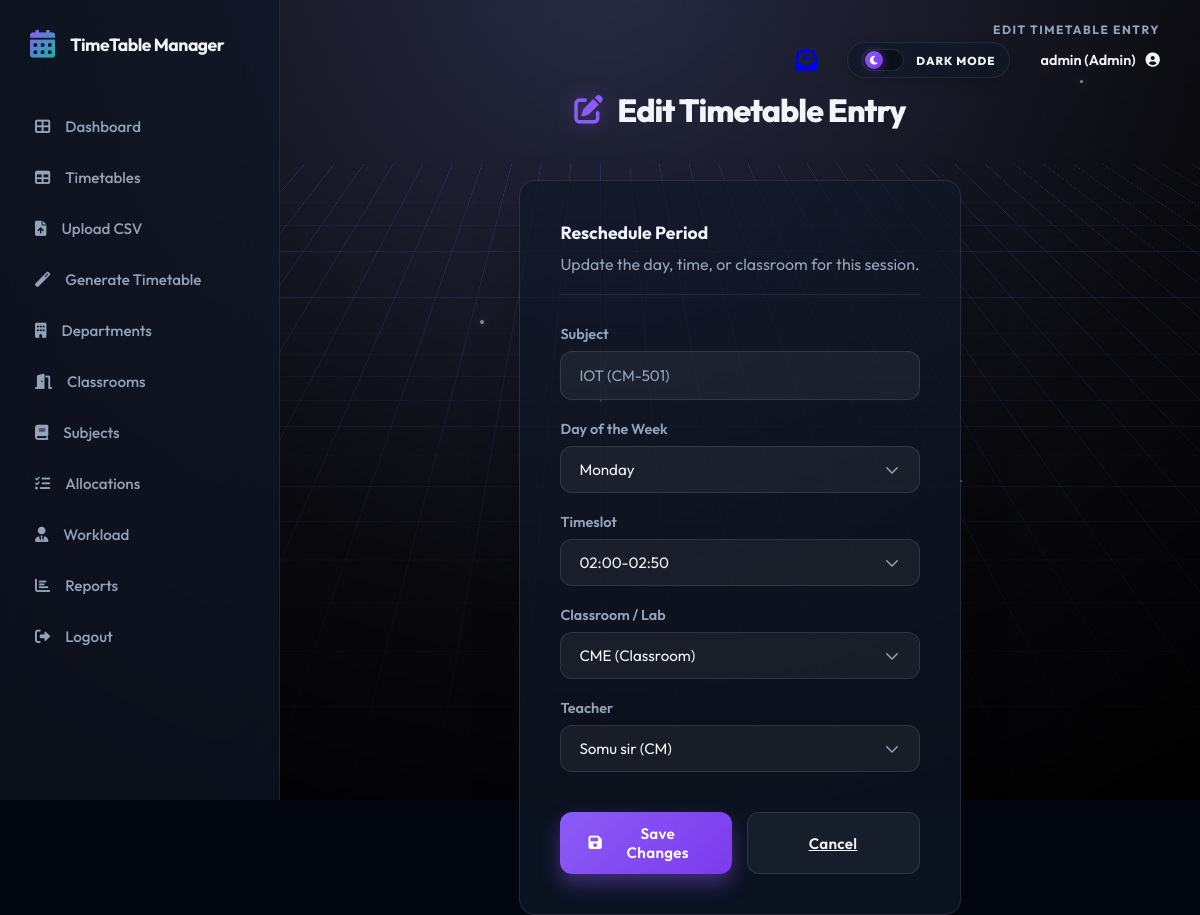
/timetable/edit/16 (signed in), run on an earlier commit of the app's database.
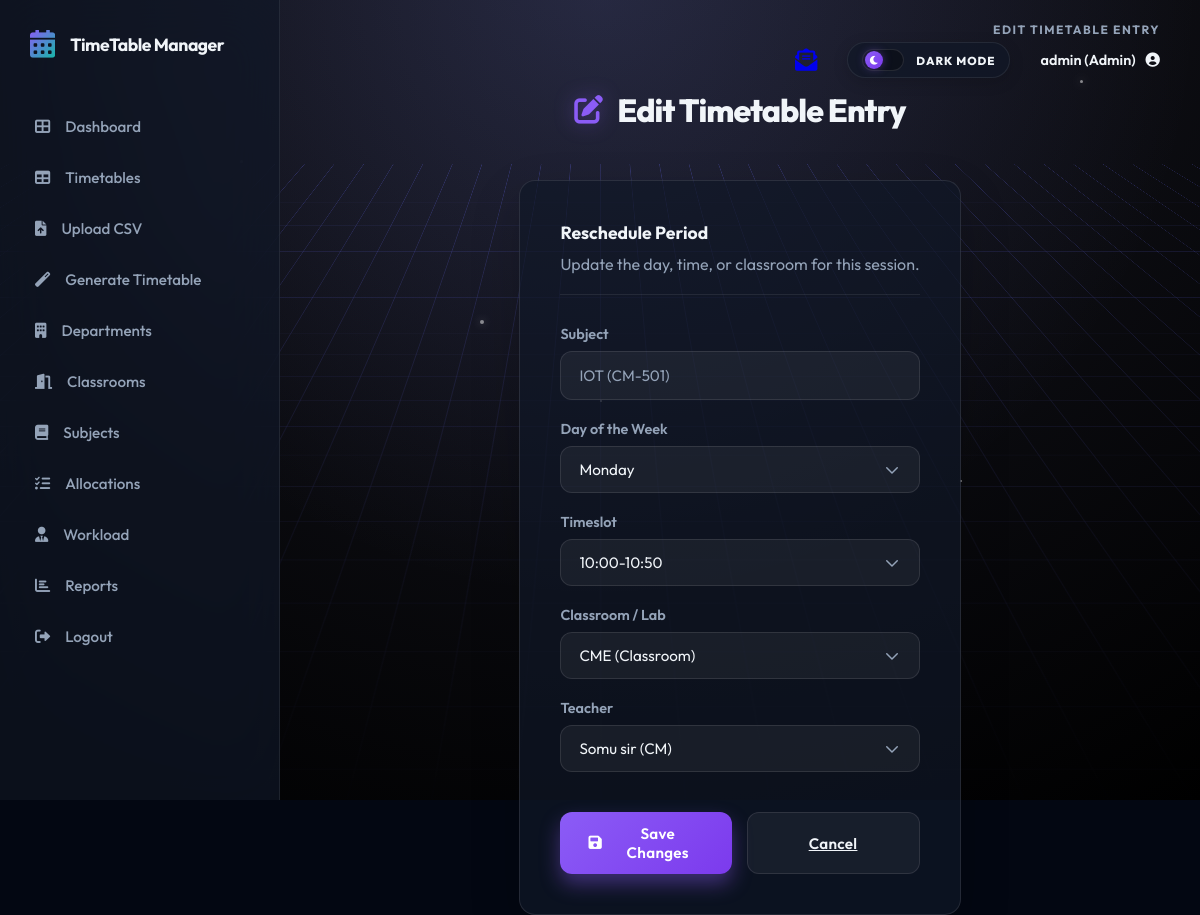
And on a later commit of the database.
### models.py (models this page shows)
class User(db.Model, UserMixin):
    id = db.Column(db.Integer, primary_key=True)
    username = db.Column(db.String(80), unique=True, nullable=False)
    password = db.Column(db.String(120), nullable=False)
    role = db.Column(db.String(20), nullable=False, default='student')
    dept_id = db.Column(db.Integer, db.ForeignKey('department.id'), nullable=True)
    teacher_id = db.Column(db.Integer, db.ForeignKey('teacher.id'), nullable=True)
    department = db.relationship('Department', backref='users', lazy=True)
    teacher_profile = db.relationship('Teacher', backref='user_account', uselist=False, lazy=True)

class Course(db.Model):
    id = db.Column(db.Integer, primary_key=True)
    name = db.Column(db.String(100), nullable=False)
    code = db.Column(db.String(20), nullable=False)
    dept_id = db.Column(db.Integer, db.ForeignKey('department.id'), nullable=False)
    type = db.Column(db.String(20), nullable=False, default='Theory')
    hours_per_week = db.Column(db.Integer, nullable=False)
    allocations = db.relationship('Allocation', backref='course', lazy=True, cascade="all, delete-orphan")
    timetable_entries = db.relationship('TimetableEntry', backref='course', lazy=True, cascade="all, delete-orphan")

class TimetableEntry(db.Model):
    id = db.Column(db.Integer, primary_key=True)
    day = db.Column(db.String(10), nullable=False)
    timeslot = db.Column(db.String(20), nullable=False)
    dept_id = db.Column(db.Integer, db.ForeignKey('department.id'), nullable=False)
    course_id = db.Column(db.Integer, db.ForeignKey('course.id'), nullable=False)
    teacher_id = db.Column(db.Integer, db.ForeignKey('teacher.id'), nullable=False)
    classroom_id = db.Column(db.Integer, db.ForeignKey('classroom.id'), nullable=False)

class Classroom(db.Model):
    id = db.Column(db.Integer, primary_key=True)
    name = db.Column(db.String(50), unique=True, nullable=False)
    capacity = db.Column(db.Integer, nullable=False)
    type = db.Column(db.String(20), nullable=False, default='Classroom')
    timetable_entries = db.relationship('TimetableEntry', backref='classroom', lazy=True, cascade="all, delete-orphan")

class Teacher(db.Model):
    id = db.Column(db.Integer, primary_key=True)
    name = db.Column(db.String(100), nullable=False)
    email = db.Column(db.String(120), unique=True, nullable=True)
    dept_id = db.Column(db.Integer, db.ForeignKey('department.id'), nullable=True)
    workload_limit = db.Column(db.Integer, default=20)
    allocations = db.relationship('Allocation', backref='teacher', lazy=True, cascade="all, delete-orphan")
    timetable_entries = db.relationship('TimetableEntry', backref='teacher', lazy=True, cascade="all, delete-orphan")

### routes.py (the view, shortened to what this page needs)
@main.route('/timetable/edit/<int:id>', methods=['GET', 'POST'])
@login_required
def edit_timetable_entry(id):
    entry = TimetableEntry.query.get_or_404(id)
    if current_user.role != 'admin' and (current_user.role != 'teacher' or current_user.teacher_id != entry.teacher_id):
        flash('Access denied. You can only edit your own sessions.', 'danger')
        return redirect(url_for('main.timetable'))
    classrooms = Classroom.query.all()
    teachers = Teacher.query.all() # Only used by admins
    return render_template('edit_timetable_entry.html',
                           entry=entry,
                           days=DAYS,
                           time_slots=TIMESLOTS,
                           classrooms=classrooms,
                           teachers=teachers)

### app.py (called while the page is built)
@login_manager.user_loader
def load_user(user_id):
    return User.query.get(int(user_id))

@app.context_processor
def inject_unread_count():
    from flask_login import current_user
    from models import Message
    if current_user.is_authenticated:
        count = Message.query.filter_by(recipient_id=current_user.id, is_read=False).count()
        return dict(unread_count=count)
    return dict(unread_count=0)

### templates/edit_timetable_entry.html
{% extends 'base.html' %}
{% block icon %}<i class="fas fa-edit"></i>{% endblock %}
{% block title %}Edit Timetable Entry{% endblock %}
{% block content %}
<div class="card" style="max-width: 600px; margin: 0 auto; padding: 40px;">
    <div class="card-header" style="margin-bottom: 30px;">
        <h3 style="margin: 0; color: var(--dark); font-weight: 700;">
            Reschedule Period
        </h3>
        <p style="color: var(--text-muted); margin-top: 10px;">Update the day, time, or classroom for this session.</p>
    </div>
    <form action="{{ url_for('main.edit_timetable_entry', id=entry.id) }}" method="POST">
        <div class="form-group">
            <label class="form-label">Subject</label>
            <input type="text" class="form-control" value="{{ entry.course.name }} ({{ entry.course.code }})" disabled
                style="background: rgba(255,255,255,0.05); color: var(--text-muted);">
        </div>
        <div class="form-group" style="margin-top: 20px;">
            <label class="form-label">Day of the Week</label>
            <select name="day" class="form-control" required>
                {% for day in days %}
                <option value="{{ day }}" {% if day==entry.day %}selected{% endif %}>{{ day }}</option>
                {% endfor %}
            </select>
        </div>
        <div class="form-group" style="margin-top: 20px;">
            <label class="form-label">Timeslot</label>
            <select name="timeslot" class="form-control" required>
                {% for slot in time_slots %}
                <option value="{{ slot }}" {% if slot==entry.timeslot %}selected{% endif %}>{{ slot }}</option>
                {% endfor %}
            </select>
        </div>
        <div class="form-group" style="margin-top: 20px;">
            <label class="form-label">Classroom / Lab</label>
            <select name="classroom_id" class="form-control" required>
                {% for room in classrooms %}
                <option value="{{ room.id }}" {% if room.id==entry.classroom_id %}selected{% endif %}>
                    {{ room.name }} ({{ room.type }})
                </option>
                {% endfor %}
            </select>
        </div>
        {% if current_user.role == 'admin' %}
        <div class="form-group" style="margin-top: 20px;">
            <label class="form-label">Teacher</label>
            <select name="teacher_id" class="form-control" required>
                {% for teacher in teachers %}
                <option value="{{ teacher.id }}" {% if teacher.id==entry.teacher_id %}selected{% endif %}>
                    {{ teacher.name }} ({{ teacher.department.code if teacher.department else 'N/A' }})
                </option>
                {% endfor %}
            </select>
        </div>
        {% else %}
        <input type="hidden" name="teacher_id" value="{{ entry.teacher_id }}">
        {% endif %}
        <div style="display: flex; gap: 15px; margin-top: 40px;">
            <button type="submit" class="btn btn-primary" style="flex: 1; justify-content: center;">
                <i class="fas fa-save"></i> Save Changes
            </button>
            <a href="{{ url_for('main.timetable') }}" class="btn btn-light" style="flex: 1; justify-content: center;">
                Cancel
            </a>
        </div>
    </form>
</div>
{% endblock %}

### templates/base.html (shortened to what this page needs)
<!DOCTYPE html>
<html lang="en">
<head>
    <link rel="stylesheet" href="{{ url_for('static', filename='css/style.css') }}">
    <link rel="stylesheet" href="https://cdnjs.cloudflare.com/ajax/libs/font-awesome/6.0.0/css/all.min.css">
</head>
<body>
    <div class="cyber-grid-container">
        <div class="cyber-glow"></div>
        <div class="floating-particles">
            <i></i><i></i><i></i><i></i><i></i><i></i>
        </div>
    </div>
    {% set is_auth = request.endpoint in ['main.login', 'main.register', 'main.register_student',
    'main.register_teacher'] %}
    <div class="{{ 'app-wrapper' if not is_auth else '' }}">
        {% if not is_auth %}
        <aside class="sidebar" id="appSidebar">
            <div class="sidebar-header">
                <i class="fas fa-calendar-alt"></i>
                <h2>TimeTable Manager</h2>
            </div>
            <ul class="sidebar-nav">
                <li class="nav-item {% if request.endpoint == 'main.dashboard' %}active{% endif %}">
                    <a href="{{ url_for('main.dashboard') }}" class="nav-link">
                        <i class="fas fa-th-large"></i> Dashboard
                    </a>
                </li>
                <li class="nav-item {% if request.endpoint == 'main.timetable' %}active{% endif %}">
                    <a href="{{ url_for('main.timetable') }}" class="nav-link">
                        <i class="fas fa-table"></i> Timetables
                    </a>
                </li>
                {% if current_user.is_authenticated and current_user.role == 'admin' %}
                <li class="nav-item {% if request.endpoint == 'main.upload_csv' %}active{% endif %}">
                    <a href="{{ url_for('main.upload_csv') }}" class="nav-link">
                        <i class="fas fa-file-upload"></i> Upload CSV
                    </a>
                </li>
                <li class="nav-item">
                    <a href="#" class="nav-link"
                        onclick="event.preventDefault(); document.getElementById('gen-form').submit();">
                        <i class="fas fa-magic"></i> Generate Timetable
                    </a>
                </li>
                {% endif %}
                <li class="nav-item {% if request.endpoint == 'main.departments' %}active{% endif %}">
                    <a href="{{ url_for('main.departments') }}" class="nav-link">
                        <i class="fas fa-building"></i> Departments
                    </a>
                </li>
                <li class="nav-item {% if request.endpoint == 'main.classrooms' %}active{% endif %}">
                    <a href="{{ url_for('main.classrooms') }}" class="nav-link">
                        <i class="fas fa-door-open"></i> Classrooms
                    </a>
                </li>
                <li class="nav-item {% if request.endpoint == 'main.courses' %}active{% endif %}">
                    <a href="{{ url_for('main.courses') }}" class="nav-link">
                        <i class="fas fa-book"></i> Subjects
                    </a>
                </li>
                {% if current_user.is_authenticated and current_user.role == 'admin' %}
                <li class="nav-item {% if request.endpoint == 'main.allocations' %}active{% endif %}">
                    <a href="{{ url_for('main.allocations') }}" class="nav-link">
                        <i class="fas fa-tasks"></i> Allocations
                    </a>
                </li>
                {% endif %}
                <li class="nav-item">
                    <a href="{{ url_for('main.teachers') }}" class="nav-link">
                        <i class="fas fa-user-tie"></i> Workload
                    </a>
                </li>
                <li class="nav-item">
                    <a href="{{ url_for('main.timetable') }}" class="nav-link">
                        <i class="fas fa-chart-bar"></i> Reports
                    </a>
                </li>
                {% if current_user.is_authenticated %}
                <li class="nav-item">
                    <a href="{{ url_for('main.logout') }}" class="nav-link">
                        <i class="fas fa-sign-out-alt"></i> Logout
                    </a>
                </li>
                {% else %}
                <li class="nav-item">
                    <a href="{{ url_for('main.login') }}" class="nav-link">
                        <i class="fas fa-sign-in-alt"></i> Login
                    </a>
                </li>
                {% endif %}
            </ul>
        </aside>
        {% endif %}
        <main class="{{ 'main-area' if not is_auth else '' }}">
            {% if not is_auth %}
            <div class="top-header">
                <div class="header-meta-group">
                    <div class="breadcrumb-mini">{{ request.endpoint.split('.')[-1].replace('_', ' ') }}</div>
                    <div class="user-controls">
                        {% if current_user.is_authenticated %}
                        <a href="{{ url_for('main.mailbox') }}" class="icon-btn nav-mailbox-link" title="Mailbox"
                            style="margin-right: 15px; position: relative;">
                            <i class="fas fa-envelope-open-text nav-mailbox-icon"></i>
                        </a>
                        <div class="mode-switcher" id="themeToggle" title="Switch Interface Mode">
                            <div class="mode-track">
                                <div class="mode-thumb">
                                    <i class="fas fa-moon moon-icon"></i>
                                </div>
                            </div>
                            <span class="mode-label">Dark Mode</span>
                        </div>
                        <div class="user-dropdown">
                            <div class="user-profile" id="userProfileToggle">
                                <span>{{ current_user.username }} ({{ current_user.role|capitalize }})</span>
                                <i class="fas fa-user-circle"></i>
                            </div>
                        </div>
                        {% else %}
                        <div class="user-profile">
                            <span>Guest</span>
                            <i class="fas fa-user-circle"></i>
                        </div>
                        {% endif %}
                    </div>
                </div>
            </div>
            <div class="page-title-section">
                <div class="page-title">
                    <h1>
                        {% block icon %}<i class="fas fa-brain"></i>{% endblock %}
                        {% block title %}System Workspace{% endblock %}
                    </h1>
                </div>
            </div>
            {% endif %}
            {% block content %}{% endblock %}
    </div>
</body>
</html>

What changed in the data, as far as the page shows it:
changed TimetableEntry "Monday": timeslot "02:00-02:50" → "10:00-10:50"
